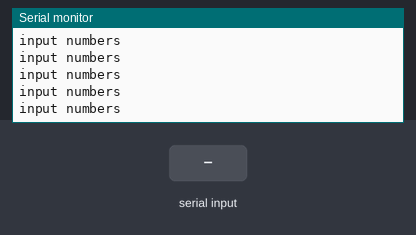
A sketch run on a simulated Arduino Uno, built with avr-gcc and run on an emulated ATmega328P. Parts: the last lines printed to the serial monitor. The test bench sets the inputs (shaded band).

Above: at 1.2 s.
1.3 s: "90,45\n" received over Serial
At 2.0 s:
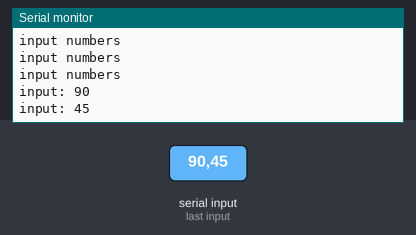
2.8 s: "90\n" received over Serial
At 3.6 s:
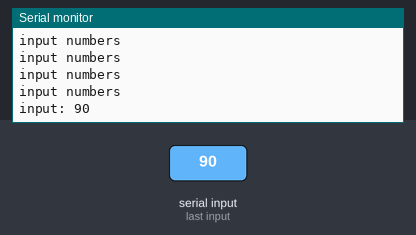
5.8 s: "30,150\n" received over Serial
At 6.7 s:
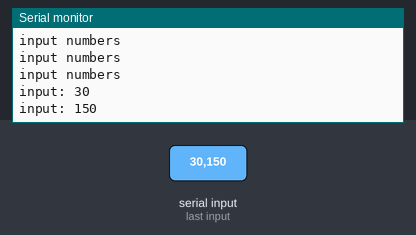
8.8 s: "200\n" received over Serial
At 9.6 s:
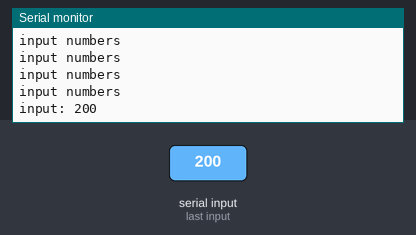
11.8 s: "5\n" received over Serial
At 12.6 s:
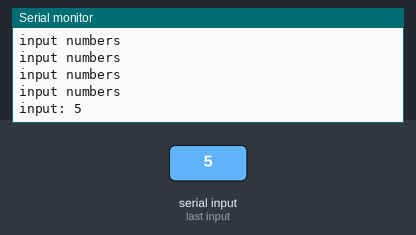
14.8 s: "5\n" received over Serial
Timing chart, 0 to 17.8 s (numbered marks = the images above; inputs shaded):
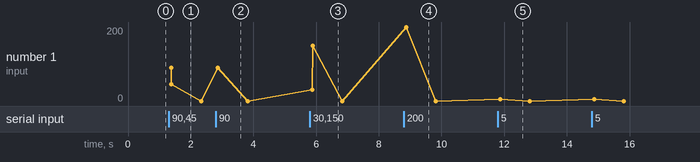

The sketch:

codeing.ino
```cpp
void setup() {
  // put your setup code here, to run once:
  Serial.begin(9600);
}

void loop() {
  // put your main code here, to run repeatedly:
  if (Serial.available()>0){
    int number= Serial.parseInt();
    Serial.print("input: ");
    Serial.println(number);
  }
  else{
    Serial.println("input numbers");
  }

}
```

Measured:
- after the input at 1.3 s, the serial monitor: prints a new line after 0.07 s (image 1)
- after the input at 5.8 s, the serial monitor: prints a new line after 0.08 s (image 3)
- after the input at 8.8 s, the serial monitor: prints a new line after 0.08 s (image 4)
- after the input at 11.8 s, the serial monitor: prints a new line after 0.07 s (image 5)
